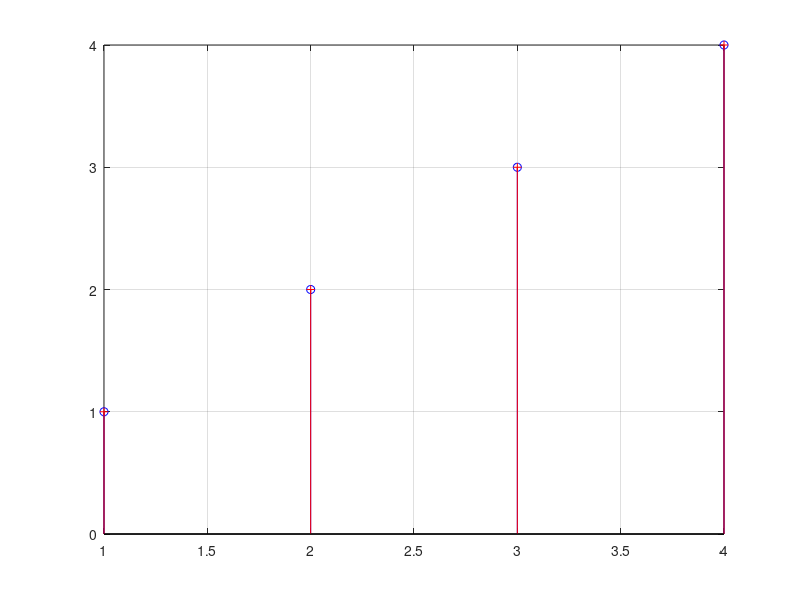

Write MATLAB code to recreate this figure.
x = [1 2 3 4];
N = length(x);
X1 = fft(x,N);
x1 = ifft(X1,N);
stem(real(x1),'bo')
hold on
grid on
stem(x,'r+')
hold off;
